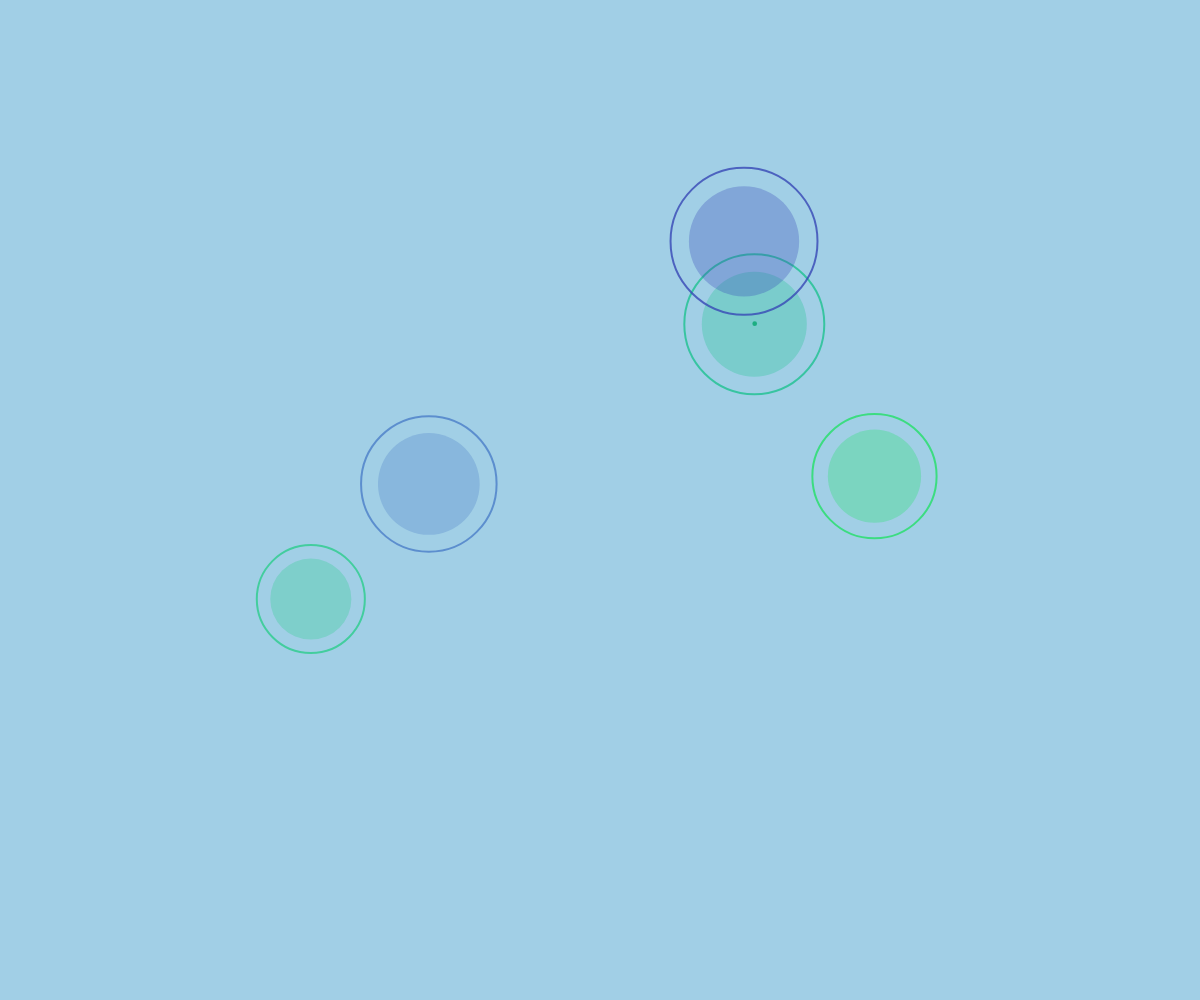
Frame 1 (no input)
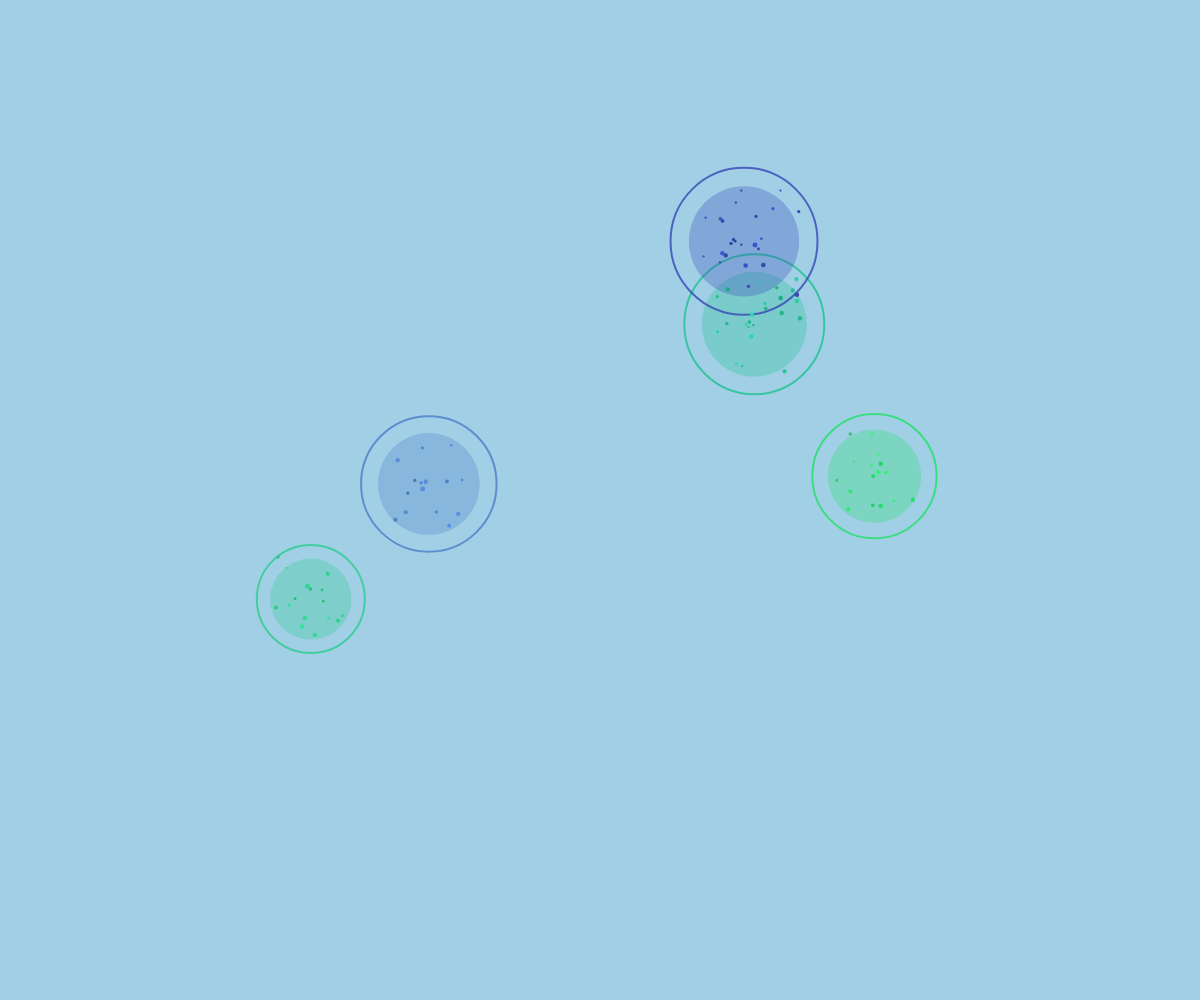
Frame 60 (no input)
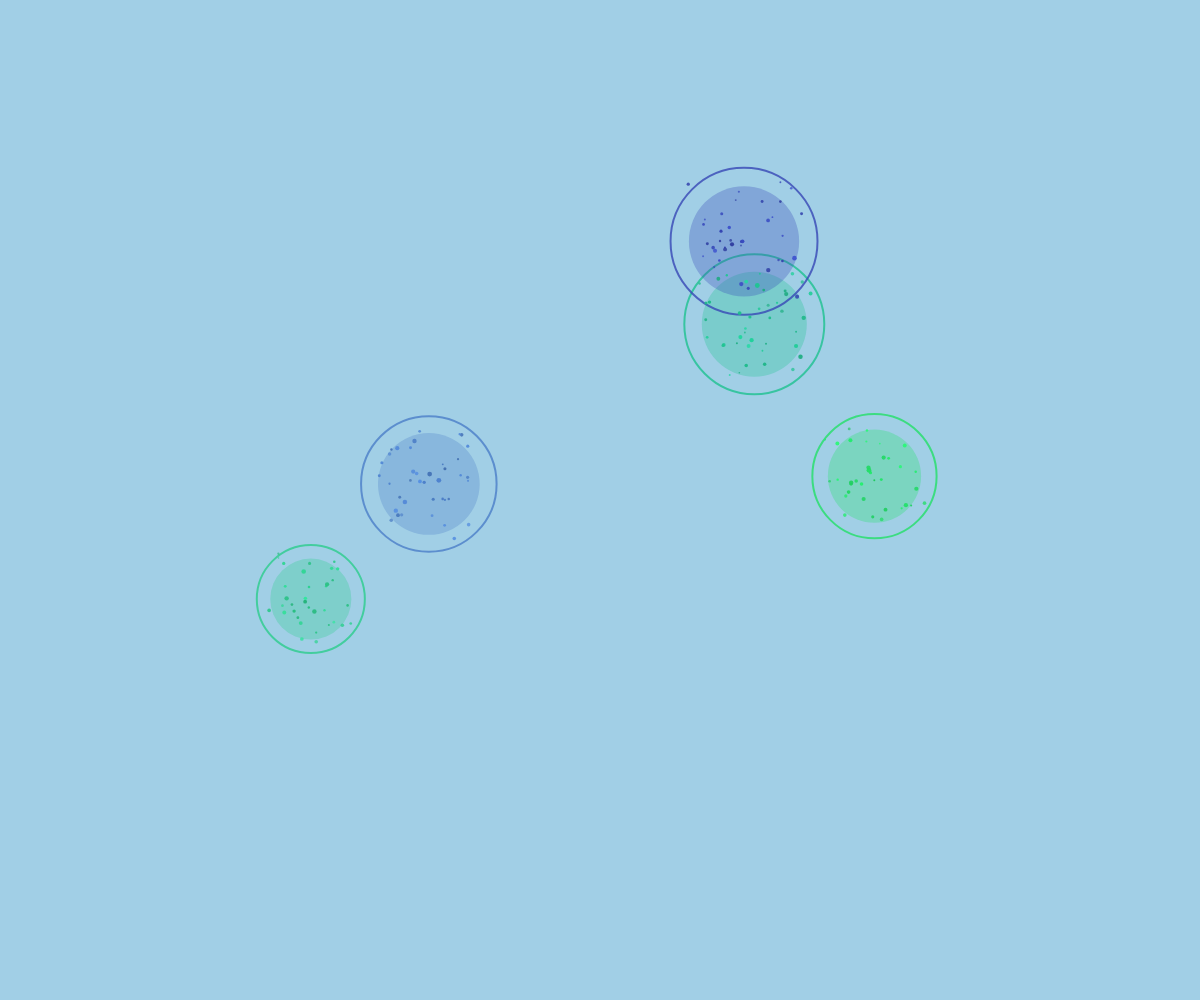
Frame 120 (the mouse pressed at the canvas centre since frame 60)

The p5.js sketch that drew these frames (run headless with seeded random() and noise() and a simulated clock; from frame 60 on, the mouse is pressed at the canvas centre):

// p5.js sketch
// ── sketch.js
let pods = [];
let seeds = [];
let seedCount = 0;
const maxSeeds = 300;
const podCount = 5;

function setup() {
  createCanvas(windowWidth, windowHeight);
  colorMode(HSB, 360, 100, 100, 1);
  
  // Create central pods
  for (let i = 0; i < podCount; i++) {
    pods.push({
      x: random(width * 0.2, width * 0.8),
      y: random(height * 0.2, height * 0.8),
      radius: random(40, 80),
      hue: random(120, 240),
      saturation: random(60, 90),
      brightness: random(70, 90),
      seedCount: 0,
      maxSeeds: int(random(30, 80)),
      growthRate: random(0.001, 0.005)
    });
  }
  
  // Create background greenery
  background(200, 30, 90);
}

function draw() {
  // Fade out the background slightly to create motion trail effect
  fill(200, 30, 90, 10);
  noStroke();
  rect(0, 0, width, height);
  
  // Update and display pods
  for (let pod of pods) {
    // Grow seeds inside the pod
    if (pod.seedCount < pod.maxSeeds && random() < 0.3) {
      pod.seedCount++;
      seedCount++;
      
      // Create a new seed
      seeds.push({
        x: pod.x,
        y: pod.y,
        size: random(2, 5),
        hue: pod.hue,
        saturation: pod.saturation,
        brightness: pod.brightness + random(-10, 10),
        targetX: pod.x + random(-pod.radius * 0.8, pod.radius * 0.8),
        targetY: pod.y + random(-pod.radius * 0.8, pod.radius * 0.8),
        speed: random(0.5, 2),
        life: 1,
        decay: random(0.001, 0.003)
      });
    }
    
    // Display the pod
    noFill();
    stroke(pod.hue, pod.saturation, pod.brightness, 0.8);
    strokeWeight(2);
    ellipse(pod.x, pod.y, pod.radius * 2);
    
    // Draw seed container
    fill(pod.hue, pod.saturation, pod.brightness, 0.3);
    noStroke();
    ellipse(pod.x, pod.y, pod.radius * 1.5);
  }
  
  // Update and display seeds
  for (let i = seeds.length - 1; i >= 0; i--) {
    let seed = seeds[i];
    
    // Move towards target position (center of pod)
    if (dist(seed.x, seed.y, seed.targetX, seed.targetY) > 2) {
      let dx = seed.targetX - seed.x;
      let dy = seed.targetY - seed.y;
      seed.x += dx * seed.speed * 0.05;
      seed.y += dy * seed.speed * 0.05;
    } else {
      // Once reached target, start dispersing
      seed.targetX += random(-2, 2);
      seed.targetY += random(-2, 2);
    }
    
    // Update life and decay
    seed.life -= seed.decay;
    
    // Draw the seed
    fill(seed.hue, seed.saturation, seed.brightness, seed.life);
    noStroke();
    ellipse(seed.x, seed.y, seed.size * seed.life);
    
    // Remove dead seeds
    if (seed.life <= 0) {
      seeds.splice(i, 1);
    }
  }
  
  // Occasionally add more seeds to pods for continuous growth
  if (random() < 0.05 && seedCount < maxSeeds) {
    let pod = random(pods);
    if (pod.seedCount < pod.maxSeeds) {
      pod.seedCount++;
      seedCount++;
      
      // Add a new seed
      seeds.push({
        x: pod.x,
        y: pod.y,
        size: random(2, 5),
        hue: pod.hue,
        saturation: pod.saturation,
        brightness: pod.brightness + random(-10, 10),
        targetX: pod.x + random(-pod.radius * 0.8, pod.radius * 0.8),
        targetY: pod.y + random(-pod.radius * 0.8, pod.radius * 0.8),
        speed: random(0.5, 2),
        life: 1,
        decay: random(0.001, 0.003)
      });
    }
  }
}

function windowResized() {
  resizeCanvas(windowWidth, windowHeight);
}
